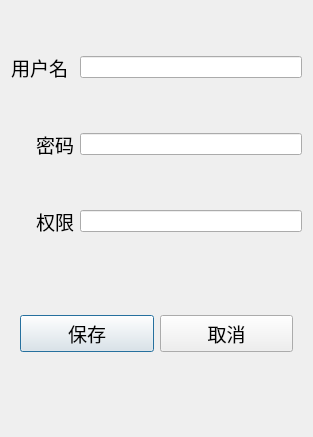
<?xml version="1.0" encoding="UTF-8"?>
<ui version="4.0">
 <class>dlg_adduser</class>
 <widget class="QDialog" name="dlg_adduser">
  <property name="geometry">
   <rect>
    <x>0</x>
    <y>0</y>
    <width>313</width>
    <height>437</height>
   </rect>
  </property>
  <property name="windowTitle">
   <string>Dialog</string>
  </property>
  <layout class="QGridLayout" name="gridLayout_2">
   <item row="0" column="0">
    <widget class="QLabel" name="label">
     <property name="font">
      <font>
       <pointsize>14</pointsize>
      </font>
     </property>
     <property name="text">
      <string>用户名</string>
     </property>
     <property name="alignment">
      <set>Qt::AlignRight|Qt::AlignTrailing|Qt::AlignVCenter</set>
     </property>
    </widget>
   </item>
   <item row="0" column="2">
    <widget class="QLineEdit" name="le_username"/>
   </item>
   <item row="1" column="0" colspan="2">
    <widget class="QLabel" name="label_2">
     <property name="font">
      <font>
       <pointsize>14</pointsize>
      </font>
     </property>
     <property name="text">
      <string>密码</string>
     </property>
     <property name="alignment">
      <set>Qt::AlignRight|Qt::AlignTrailing|Qt::AlignVCenter</set>
     </property>
    </widget>
   </item>
   <item row="1" column="2">
    <widget class="QLineEdit" name="le_password"/>
   </item>
   <item row="2" column="0" colspan="2">
    <widget class="QLabel" name="label_3">
     <property name="font">
      <font>
       <pointsize>14</pointsize>
      </font>
     </property>
     <property name="text">
      <string>权限</string>
     </property>
     <property name="alignment">
      <set>Qt::AlignRight|Qt::AlignTrailing|Qt::AlignVCenter</set>
     </property>
    </widget>
   </item>
   <item row="2" column="2">
    <widget class="QLineEdit" name="le_auth"/>
   </item>
   <item row="3" column="0" colspan="3">
    <widget class="QWidget" name="widget" native="true">
     <property name="minimumSize">
      <size>
       <width>0</width>
       <height>100</height>
      </size>
     </property>
     <property name="maximumSize">
      <size>
       <width>16777215</width>
       <height>100</height>
      </size>
     </property>
     <layout class="QGridLayout" name="gridLayout">
      <item row="0" column="0">
       <widget class="QPushButton" name="btn_user_save">
        <property name="font">
         <font>
          <pointsize>14</pointsize>
         </font>
        </property>
        <property name="text">
         <string>保存</string>
        </property>
       </widget>
      </item>
      <item row="0" column="1">
       <widget class="QPushButton" name="btn_use_cancel">
        <property name="font">
         <font>
          <pointsize>14</pointsize>
         </font>
        </property>
        <property name="text">
         <string>取消</string>
        </property>
       </widget>
      </item>
     </layout>
    </widget>
   </item>
  </layout>
 </widget>
 <resources/>
 <connections/>
</ui>
